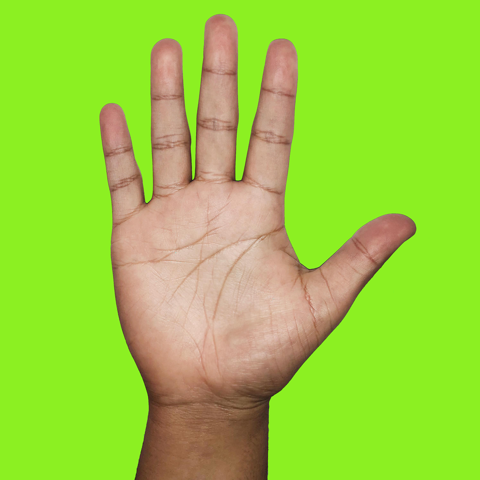
%> input picture lab2/Images/hand.png, 480 x 480 px
$ octave lab2_pt4_Labelling.m   (GNU Octave 9; MATLAB toolbox functions it lacks are replaced by stand-ins)
%> lines starting %> are read from the running program, lines starting %| are printed output that depends on the picture; in (x1, y1, x2, y2) boxes, pixels count from 0 and x2, y2 are one past the last pixel; in counts of white or black regions, pixels touching at a corner belong together; the program's own positions count from 1
rgbhand = imread ('Images/hand.png') ;
%> rgbhand is the input picture: size 480x480x3 uint8; mean R, G, B 153.7, 208.5, 61.8
rgbhand = im2double ( rgbhand ) ;
%> rgbhand: size 480x480x3 double
hsvhand = rgb2hsv( rgbhand ) ;
%> hsvhand: size 480x480x3 double; mean H, S, V 0.187, 0.699, 0.869
s = hsvhand ( : , : , 2 ) ;
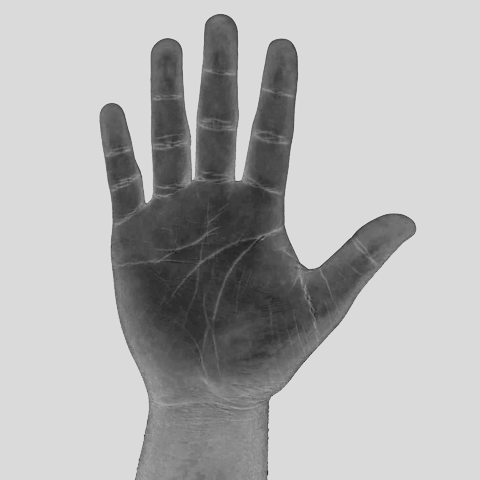
%> s: size 480x480 double; min 0.0874, max 0.879, mean 0.699
edcanny = edge ( s , 'Canny' , 0.2 ) ;
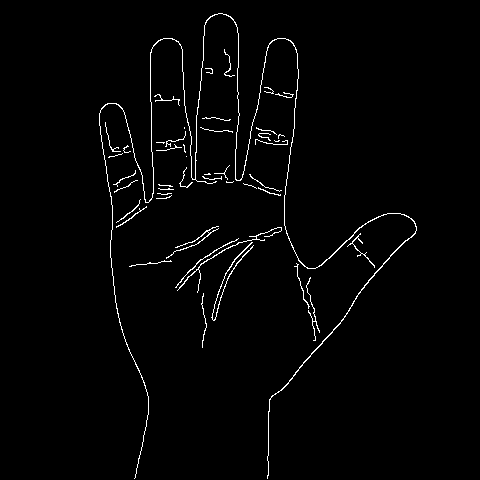
%> edcanny: size 480x480 logical; 1.8% white in thin lines or dots, all inside (x1, y1, x2, y2) = (99, 13, 417, 479)
SE2 = strel ( 'square' , 8 ) ;
dilation = imdilate( edcanny , SE2 ) ;
%> dilation: size 480x480 logical; 13.9% white; 2 white regions, box (x1, y1, x2, y2) and area: (96, 10, 421, 480) 30698, (126, 223, 223, 271) 1296
filledfingers = imfill(dilation, 'holes');
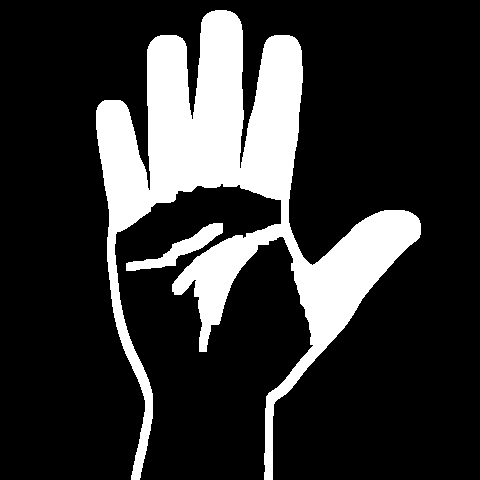
%> filledfingers: size 480x480 logical; 19.9% white; 2 white regions, box (x1, y1, x2, y2) and area: (96, 10, 421, 480) 44552, (126, 223, 223, 271) 1296
SE = strel('square' ,15) ;
erodefingers = imerode( filledfingers , SE) ;
%> erodefingers: size 480x480 logical; 10% white; 4 white regions, box (x1, y1, x2, y2) and area: (154, 18, 296, 196) 14288, (301, 217, 413, 339) 4841, (103, 107, 148, 223) 2531, (196, 245, 249, 318) 1287
maskedhand = bsxfun ( @times , rgbhand , cast(erodefingers ,'like', rgbhand));
%> maskedhand: size 480x480x3 double; mean H, S, V 0.074, 0.0571, 0.049
G = rgbhand ( : , : , 2 );
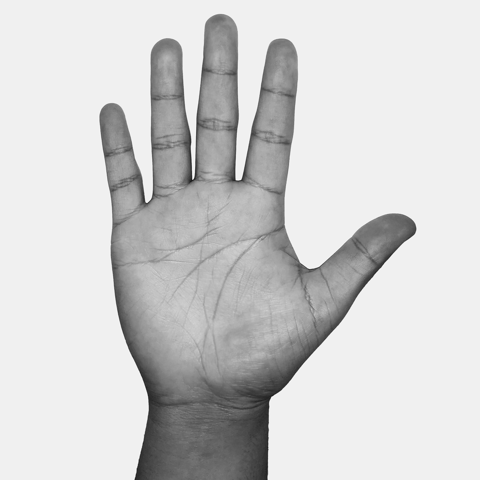
%> G: size 480x480 double; min 0.102, max 1, mean 0.818
maskG = G.*erodefingers;
tr = 0.73;
maskG ( maskG>tr)=0; maskG ( maskG>0) =1;
%> after `maskG ( maskG>0) =1`:
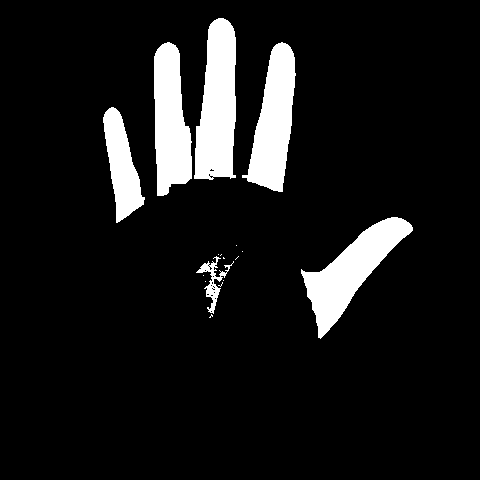
%> maskG: size 480x480 double; values 0 (black) and 1 (white), 9.5% white; 17 white regions (11 under 20 px), largest, box (x1, y1, x2, y2) and area: (194, 18, 236, 180) 5175, (301, 217, 413, 339) 4841, (242, 42, 296, 192) 4533, (154, 42, 192, 196) 4336, (103, 107, 145, 223) 2525, (196, 256, 234, 314) 513
newmaskedhand = bsxfun( @times , rgbhand , cast( maskG , 'like' , rgbhand ) ) ;
%> newmaskedhand: size 480x480x3 double; mean H, S, V 0.0706, 0.0536, 0.0466

%%%%%%%%%%%%%%%%%%%%%%%%%%%%%

%First , if there is a small area near the palm of the hand , we can eliminate it using bwareopen .
maskG = bwareaopen ( maskG , 50 ) ; % Only the objects with area ( pixels ) >50 will remain .


lbl = bwlabel(maskG); % ( Code : label the fingers using mask_G )
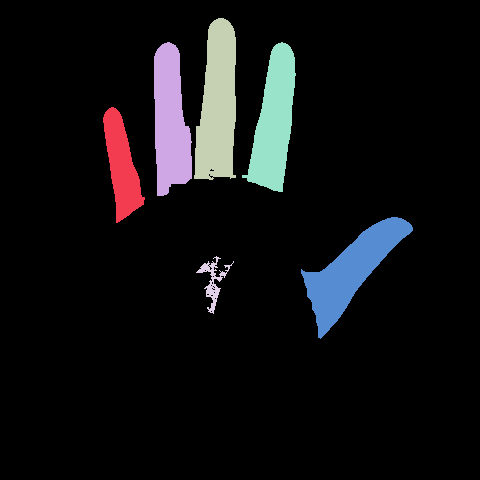
%> lbl: size 480x480 double; 7 distinct labels, from 0 to 6; one colour per label, 0 black
imshow(lbl);% ( Code : Show the output of the bwlabel function and observe the values of the fingers )
close all ;
% ( Code : Show each finger separately . HINT : You can use ( lbl == i ) which will output a binary image were the pixels with value i will become 1 and the others 0)
for i=1:5
    subplot(1,5,i); imshow(lbl==i);
end
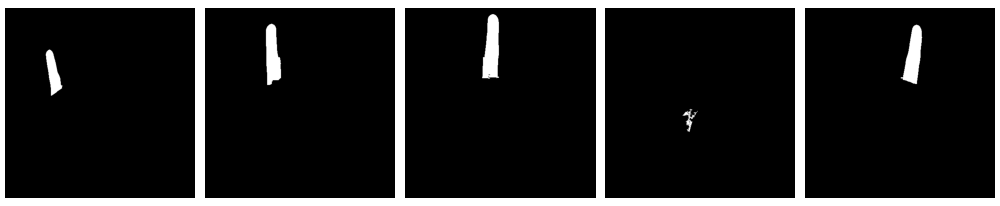
%> figure redrawn from the program's plot data, 5 panels
